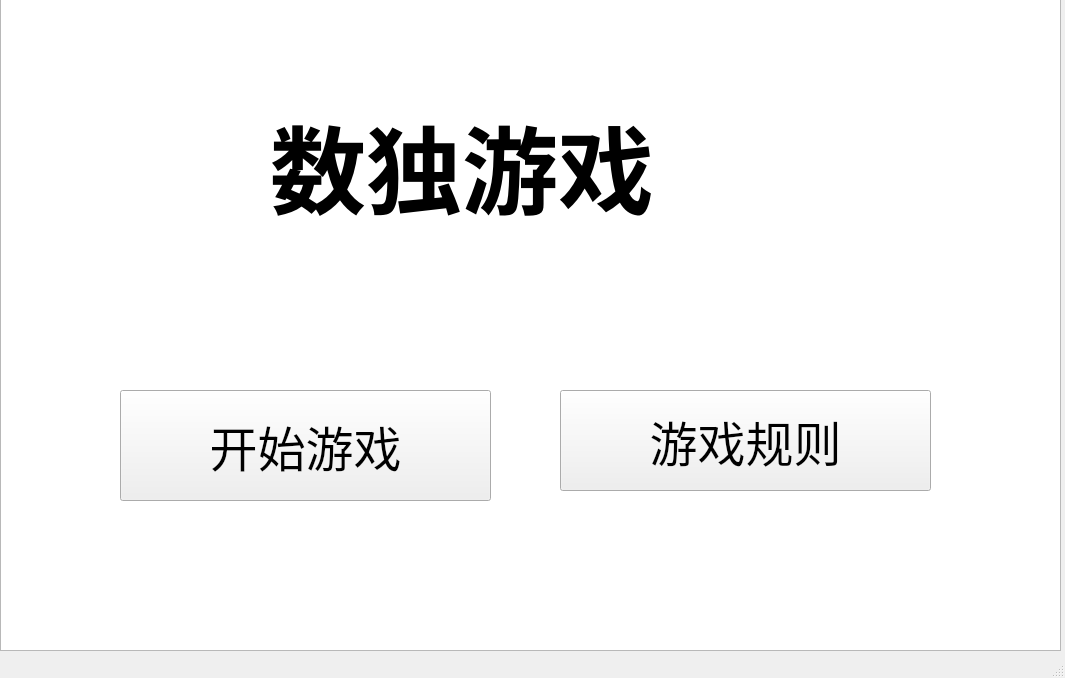
<?xml version="1.0" encoding="UTF-8"?>
<ui version="4.0">
 <class>MainWindow</class>
 <widget class="QMainWindow" name="MainWindow">
  <property name="geometry">
   <rect>
    <x>0</x>
    <y>0</y>
    <width>1065</width>
    <height>678</height>
   </rect>
  </property>
  <property name="minimumSize">
   <size>
    <width>824</width>
    <height>0</height>
   </size>
  </property>
  <property name="windowTitle">
   <string>MainWindow</string>
  </property>
  <widget class="QWidget" name="centralwidget">
   <property name="minimumSize">
    <size>
     <width>824</width>
     <height>531</height>
    </size>
   </property>
   <widget class="QListWidget" name="listWidget">
    <property name="geometry">
     <rect>
      <x>0</x>
      <y>-20</y>
      <width>1061</width>
      <height>671</height>
     </rect>
    </property>
   </widget>
   <widget class="QLabel" name="title">
    <property name="geometry">
     <rect>
      <x>270</x>
      <y>30</y>
      <width>901</width>
      <height>271</height>
     </rect>
    </property>
    <property name="font">
     <font>
      <family>Arial Black</family>
      <pointsize>72</pointsize>
      <weight>75</weight>
      <bold>true</bold>
     </font>
    </property>
    <property name="text">
     <string>数独游戏</string>
    </property>
   </widget>
   <widget class="QLabel" name="writer">
    <property name="geometry">
     <rect>
      <x>670</x>
      <y>230</y>
      <width>431</width>
      <height>81</height>
     </rect>
    </property>
    <property name="font">
     <font>
      <family>Bookman Old Style</family>
      <pointsize>26</pointsize>
     </font>
    </property>
    <property name="text">
     <string/>
    </property>
   </widget>
   <widget class="QPushButton" name="game">
    <property name="geometry">
     <rect>
      <x>120</x>
      <y>390</y>
      <width>371</width>
      <height>111</height>
     </rect>
    </property>
    <property name="font">
     <font>
      <family>Arial</family>
      <pointsize>36</pointsize>
     </font>
    </property>
    <property name="text">
     <string>开始游戏</string>
    </property>
   </widget>
   <widget class="QPushButton" name="rules">
    <property name="geometry">
     <rect>
      <x>560</x>
      <y>390</y>
      <width>371</width>
      <height>101</height>
     </rect>
    </property>
    <property name="font">
     <font>
      <family>Arial</family>
      <pointsize>36</pointsize>
     </font>
    </property>
    <property name="text">
     <string>游戏规则</string>
    </property>
   </widget>
  </widget>
  <widget class="QMenuBar" name="menubar">
   <property name="geometry">
    <rect>
     <x>0</x>
     <y>0</y>
     <width>1065</width>
     <height>26</height>
    </rect>
   </property>
  </widget>
  <widget class="QStatusBar" name="statusbar"/>
 </widget>
 <resources/>
 <connections/>
</ui>
